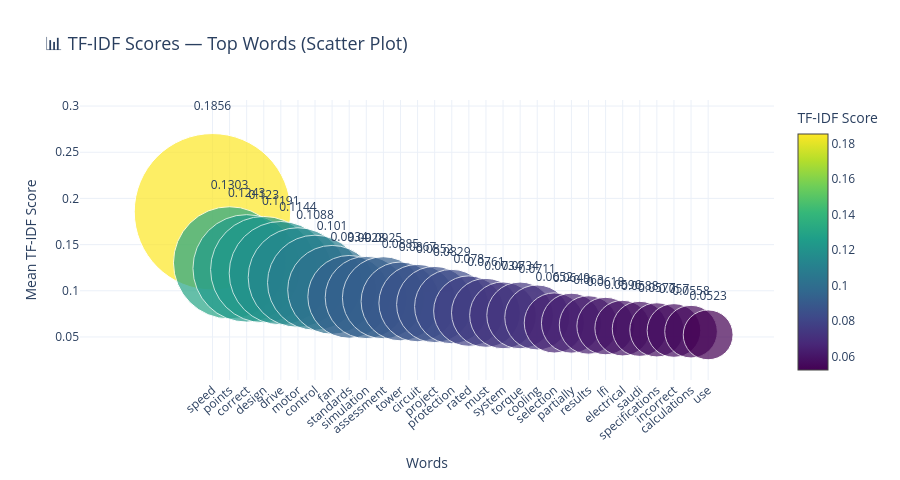
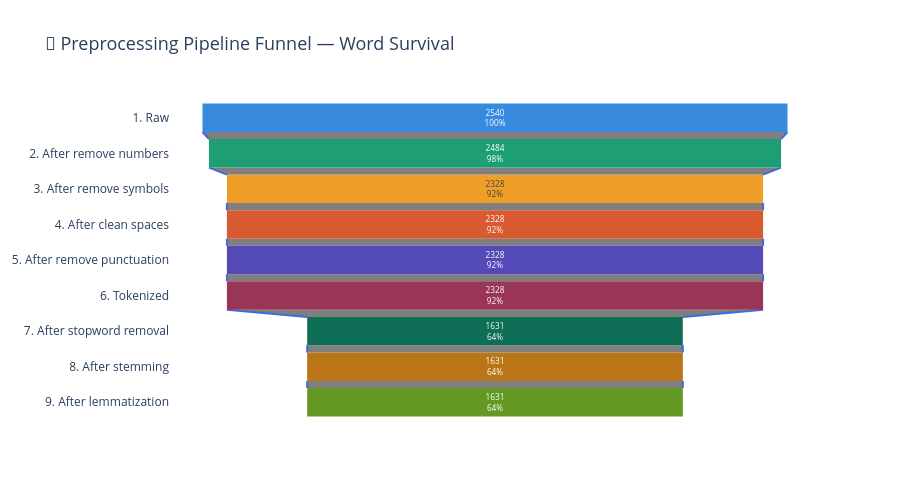
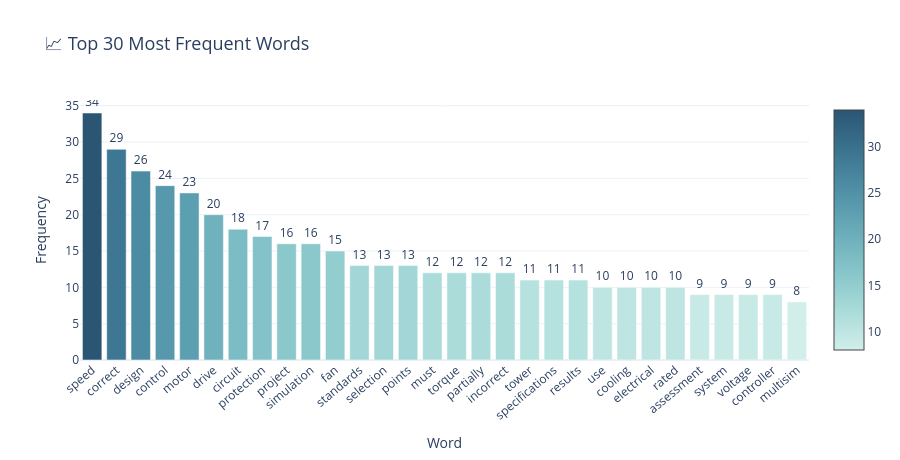
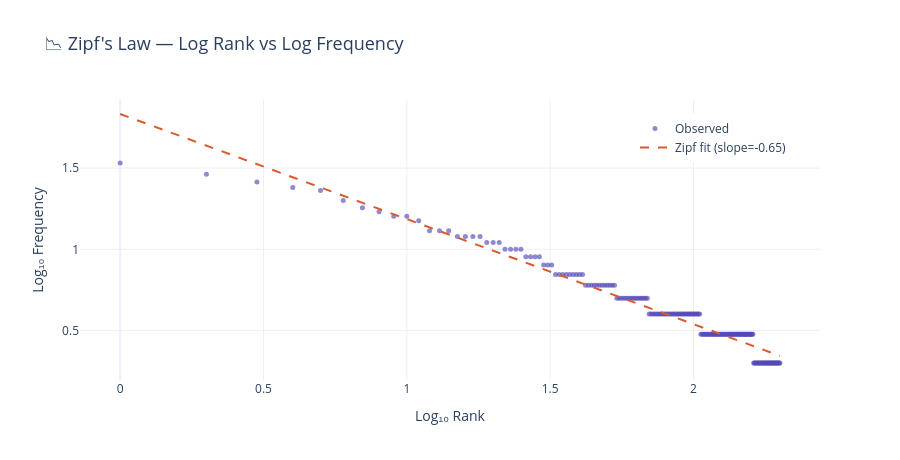

Write notebook code for charts like these, in order.
### Code cell
# ─────────────────────────────────────────────────────────────
#  CELL 11 — Q1(d) + ALL GRAPHS using Plotly only
#            (Required scatter + 6 extra graphs)
# ─────────────────────────────────────────────────────────────
print("\n" + "=" * 60)
print("Q1(d): ALL PLOTLY VISUALIZATIONS")
print("=" * 60)

COLORS = px.colors.qualitative.Vivid


# ── Graph 1 (REQUIRED): TF-IDF Scatter Plot ──────────────────
fig1 = go.Figure()
fig1.add_trace(go.Scatter(
    x=top_tfidf_df["word"],
    y=top_tfidf_df["tfidf_score"],
    mode="markers+text",
    text=top_tfidf_df["tfidf_score"].round(4),
    textposition="top center",
    marker=dict(
        size=top_tfidf_df["tfidf_score"] * 800 + 8,
        color=top_tfidf_df["tfidf_score"],
        colorscale="Viridis",
        showscale=True,
        colorbar=dict(title="TF-IDF Score"),
        line=dict(width=1, color="white")
    ),
    hovertemplate="<b>%{x}</b><br>TF-IDF: %{y:.5f}<extra></extra>"
))
fig1.update_layout(
    title=dict(text="📊 TF-IDF Scores — Top Words (Scatter Plot)", font_size=18),
    xaxis_title="Words",
    yaxis_title="Mean TF-IDF Score",
    xaxis_tickangle=-40,
    height=480,
    template="plotly_white",
)
fig1.show()
print("✅ Graph 1: TF-IDF Scatter — done")


# ── Graph 2: Preprocessing Funnel ────────────────────────────
funnel_labels  = list(stage_counts.keys())
funnel_values  = list(stage_counts.values())

fig2 = go.Figure(go.Funnel(
    y=funnel_labels,
    x=funnel_values,
    textinfo="value+percent initial",
    marker=dict(color=[
        "#378ADD","#1D9E75","#EF9F27","#D85A30",
        "#534AB7","#993556","#0F6E56","#BA7517","#639922"
    ][:len(funnel_labels)]),
    connector=dict(line=dict(color="royalblue", width=2))
))
fig2.update_layout(
    title=dict(text="🔽 Preprocessing Pipeline Funnel — Word Survival", font_size=18),
    height=500,
    template="plotly_white"
)
fig2.show()
print("✅ Graph 2: Preprocessing Funnel — done")


# ── Graph 3: Top Word Frequency Bar ──────────────────────────
top_freq = freq_df.head(TOP_N_WORDS)
fig3 = go.Figure(go.Bar(
    x=top_freq["word"],
    y=top_freq["frequency"],
    marker=dict(
        color=top_freq["frequency"],
        colorscale="Teal",
        showscale=True
    ),
    text=top_freq["frequency"],
    textposition="outside",
    hovertemplate="<b>%{x}</b><br>Frequency: %{y}<extra></extra>"
))
fig3.update_layout(
    title=dict(text=f"📈 Top {TOP_N_WORDS} Most Frequent Words", font_size=18),
    xaxis_title="Word",
    yaxis_title="Frequency",
    xaxis_tickangle=-40,
    height=460,
    template="plotly_white"
)
fig3.show()
print("✅ Graph 3: Word Frequency Bar — done")


# ── Graph 4: Zipf's Law Log-Log Scatter ──────────────────────
fig4 = go.Figure()
fig4.add_trace(go.Scatter(
    x=freq_df["log_rank"],
    y=freq_df["log_freq"],
    mode="markers",
    marker=dict(size=5, color="#534AB7", opacity=0.65),
    name="Observed",
    hovertemplate="Rank: %{customdata}<br>Freq: %{y:.2f}<extra></extra>",
    customdata=freq_df["rank"]
))
# ideal Zipf line
z = np.polyfit(freq_df["log_rank"], freq_df["log_freq"], 1)
p = np.poly1d(z)
fig4.add_trace(go.Scatter(
    x=freq_df["log_rank"],
    y=p(freq_df["log_rank"]),
    mode="lines",
    line=dict(color="#D85A30", width=2, dash="dash"),
    name=f"Zipf fit (slope={z[0]:.2f})"
))
fig4.update_layout(
    title=dict(text="📉 Zipf's Law — Log Rank vs Log Frequency", font_size=18),
    xaxis_title="Log₁₀ Rank",
    yaxis_title="Log₁₀ Frequency",
    height=460,
    template="plotly_white",
    legend=dict(x=0.75, y=0.95)
)
fig4.show()
print("✅ Graph 4: Zipf's Law — done")


# ── Graph 5: Top Bigrams Bar ──────────────────────────────────
fig5 = go.Figure(go.Bar(
    x=bigram_df["count"],
    y=bigram_df["bigram"],
    orientation="h",
    marker=dict(color=bigram_df["count"], colorscale="Sunset", showscale=True),
    text=bigram_df["count"],
    textposition="outside",
    hovertemplate="<b>%{y}</b><br>Count: %{x}<extra></extra>"
))
fig5.update_layout(
    title=dict(text="🔗 Top 20 Bigrams (Two-Word Phrases)", font_size=18),
    xaxis_title="Frequency",
    yaxis_title="Bigram",
    height=560,
    template="plotly_white",
    yaxis=dict(autorange="reversed")
)
fig5.show()
print("✅ Graph 5: Bigrams — done")


# ── Graph 6: TF-IDF Heatmap by chunk ─────────────────────────
top20_features = list(mean_tfidf.head(20).index)
heatmap_data   = tfidf_df[top20_features].head(min(20, len(tfidf_df)))

fig6 = go.Figure(go.Heatmap(
    z=heatmap_data.values.round(4),
    x=top20_features,
    y=heatmap_data.index.tolist(),
    colorscale="Plasma",
    hoverongaps=False,
    hovertemplate="Chunk: %{y}<br>Word: %{x}<br>TF-IDF: %{z:.4f}<extra></extra>"
))
fig6.update_layout(
    title=dict(text="🌡️ TF-IDF Heatmap — Words × Document Chunks", font_size=18),
    xaxis_title="Top Words",
    yaxis_title="Document Chunk",
    xaxis_tickangle=-35,
    height=520,
    template="plotly_white"
)
fig6.show()
print("✅ Graph 6: TF-IDF Heatmap — done")


# ── Graph 7: Stemming vs Lemmatization Grouped Bar ───────────
if len(stem_lemma_df) > 0:
    fig7 = go.Figure()
    fig7.add_trace(go.Bar(
        name="Original length",
        x=stem_lemma_df["original"],
        y=stem_lemma_df["orig_len"],
        marker_color="#378ADD",
        text=stem_lemma_df["original"],
        textposition="inside"
    ))
    fig7.add_trace(go.Bar(
        name="Stemmed length",
        x=stem_lemma_df["original"],
        y=stem_lemma_df["stem_len"],
        marker_color="#D85A30",
        text=stem_lemma_df["stemmed"],
        textposition="inside"
    ))
    fig7.add_trace(go.Bar(
        name="Lemmatized length",
        x=stem_lemma_df["original"],
        y=stem_lemma_df["lemma_len"],
        marker_color="#1D9E75",
        text=stem_lemma_df["lemmatized"],
        textposition="inside"
    ))
    fig7.update_layout(
        barmode="group",
        title=dict(text="⚖️ Stemming vs Lemmatization — Word Length Comparison", font_size=18),
        xaxis_title="Original Word",
        yaxis_title="Word Length (chars)",
        xaxis_tickangle=-35,
        height=480,
        template="plotly_white",
        legend=dict(x=0.75, y=0.95)
    )
    fig7.show()
    print("✅ Graph 7: Stemming vs Lemmatization — done")


# ── Graph 8: Stopword vs Content Word Sunburst ───────────────
pos_tags = nltk.pos_tag(valid_words[:500])
pos_map  = {"NN":"Noun","NNS":"Noun","NNP":"Proper Noun","NNPS":"Proper Noun",
            "VB":"Verb","VBD":"Verb","VBG":"Verb","VBN":"Verb","VBP":"Verb","VBZ":"Verb",
            "JJ":"Adjective","JJR":"Adjective","JJS":"Adjective",
            "RB":"Adverb","RBR":"Adverb","RBS":"Adverb"}
pos_counts = collections.Counter()
for _, tag in pos_tags:
    pos_counts[pos_map.get(tag, "Other")] += 1

sunburst_labels  = ["All Words",
                    "Stop Words", "Content Words"] + list(pos_counts.keys())
sunburst_parents = ["",
                    "All Words", "All Words"] + ["Content Words"] * len(pos_counts)
sunburst_values  = [len(tokens),
                    len(stop_words_found), len(valid_words)] + list(pos_counts.values())

fig8 = go.Figure(go.Sunburst(
    labels=sunburst_labels,
    parents=sunburst_parents,
    values=sunburst_values,
    branchvalues="total",
    hovertemplate="<b>%{label}</b><br>Count: %{value}<br>%{percentParent:.1%} of parent<extra></extra>",
    marker=dict(colors=[
        "#f0f0f0","#D85A30","#1D9E75",
        "#378ADD","#534AB7","#EF9F27","#993556","#0F6E56","#BA7517"
    ][:len(sunburst_labels)])
))
fig8.update_layout(
    title=dict(text="🌞 Word Composition Sunburst — Stopwords vs POS Categories", font_size=18),
    height=520,
    template="plotly_white"
)
fig8.show()
print("✅ Graph 8: Sunburst — done")


# ── Graph 9: One Hot Encoding Heatmap ────────────────────────
ohe_display = ohe_df.set_index("Word").head(25)
fig9 = go.Figure(go.Heatmap(
    z=ohe_display.values,
    x=ohe_display.columns.tolist(),
    y=ohe_display.index.tolist(),
    colorscale=[[0,"#f5f5f5"],[1,"#534AB7"]],
    showscale=False,
    hovertemplate="Word: %{y}<br>Vocab: %{x}<br>OHE: %{z}<extra></extra>"
))
fig9.update_layout(
    title=dict(text="🔢 One Hot Encoding Matrix (25 words × 30 vocab)", font_size=18),
    xaxis_title="Vocabulary",
    yaxis_title="Word",
    xaxis_tickangle=-45,
    height=540,
    template="plotly_white"
)
fig9.show()
print("✅ Graph 9: OHE Heatmap — done")


# ── Graph 10: Top Trigrams ────────────────────────────────────
fig10 = go.Figure(go.Bar(
    x=trigram_df["count"],
    y=trigram_df["trigram"],
    orientation="h",
    marker=dict(color=trigram_df["count"], colorscale="Tealgrn", showscale=True),
    text=trigram_df["count"],
    textposition="outside",
))
fig10.update_layout(
    title=dict(text="🔗 Top 15 Trigrams (Three-Word Phrases)", font_size=18),
    xaxis_title="Frequency",
    yaxis_title="Trigram",
    height=500,
    template="plotly_white",
    yaxis=dict(autorange="reversed")
)
fig10.show()
print("✅ Graph 10: Trigrams — done")

### Figure 1 — Plotly figure (JSON) as saved in the notebook; plotly's stock layout.template omitted (floating-point values rounded to 4 significant figures)
{"data": [{"hovertemplate": "<b>%{x}</b><br>TF-IDF: %{y:.5f}<extra></extra>", "marker": {"color": [0.1855, 0.1303, 0.1243, 0.123, 0.1191, 0.1144, 0.1088, 0.101, 0.09344, 0.09277, 0.0925, 0.08849, 0.08669, 0.08518, 0.08294, 0.07805, 0.07613, 0.07344, 0.07336, 0.07113, 0.06519, 0.06495, 0.06301, 0.06183, 0.05956, 0.05881, 0.0577, 0.05704, 0.05578, 0.0523], "colorbar": {"title": {"text": "TF-IDF Score"}}, "colorscale": [[0, "#440154"], [0.1111, "#482878"], [0.2222, "#3e4989"], [0.3333, "#31688e"], [0.4444, "#26828e"], [0.5556, "#1f9e89"], [0.6667, "#35b779"], [0.7778, "#6ece58"], [0.8889, "#b5de2b"], [1, "#fde725"]], "line": {"color": "white", "width": 1}, "showscale": true, "size": [156.4, 112.2, 107.4, 106.4, 103.3, 99.51, 95.02, 88.82, 82.75, 82.22, 82.0, 78.79, 77.35, 76.14, 74.35, 70.44, 68.9, 66.75, 66.69, 64.9, 60.15, 59.96, 58.41, 57.46, 55.65, 55.05, 54.16, 53.63, 52.62, 49.84]}, "mode": "markers+text", "text": [0.1856, 0.1303, 0.1243, 0.123, 0.1191, 0.1144, 0.1088, 0.101, 0.0934, 0.0928, 0.0925, 0.0885, 0.0867, 0.0852, 0.0829, 0.078, 0.0761, 0.0734, 0.0734, 0.0711, 0.0652, 0.0649, 0.063, 0.0618, 0.0596, 0.0588, 0.0577, 0.057, 0.0558, 0.0523], "textposition": "top center", "type": "scatter", "x": ["speed", "points", "correct", "design", "drive", "motor", "control", "fan", "standards", "simulation", "assessment", "tower", "circuit", "project", "protection", "rated", "must", "system", "torque", "cooling", "selection", "partially", "results", "lfi", "electrical", "saudi", "specifications", "incorrect", "calculations", "use"], "y": [0.1855, 0.1303, 0.1243, 0.123, 0.1191, 0.1144, 0.1088, 0.101, 0.09344, 0.09277, 0.0925, 0.08849, 0.08669, 0.08518, 0.08294, 0.07805, 0.07613, 0.07344, 0.07336, 0.07113, 0.06519, 0.06495, 0.06301, 0.06183, 0.05956, 0.05881, 0.0577, 0.05704, 0.05578, 0.0523]}], "layout": {"height": 480, "title": {"font": {"size": 18}, "text": "📊 TF-IDF Scores — Top Words (Scatter Plot)"}, "xaxis": {"tickangle": -40, "title": {"text": "Words"}}, "yaxis": {"title": {"text": "Mean TF-IDF Score"}}}}

### Figure 2 — Plotly figure (JSON) as saved in the notebook; plotly's stock layout.template omitted (floating-point values rounded to 4 significant figures)
{"data": [{"connector": {"line": {"color": "royalblue", "width": 2}}, "marker": {"color": ["#378ADD", "#1D9E75", "#EF9F27", "#D85A30", "#534AB7", "#993556", "#0F6E56", "#BA7517", "#639922"]}, "textinfo": "value+percent initial", "type": "funnel", "x": [2540, 2484, 2328, 2328, 2328, 2328, 1631, 1631, 1631], "y": ["1. Raw", "2. After remove numbers", "3. After remove symbols", "4. After clean spaces", "5. After remove punctuation", "6. Tokenized", "7. After stopword removal", "8. After stemming", "9. After lemmatization"]}], "layout": {"height": 500, "title": {"font": {"size": 18}, "text": "🔽 Preprocessing Pipeline Funnel — Word Survival"}}}

### Figure 3 — Plotly figure (JSON) as saved in the notebook; plotly's stock layout.template omitted (floating-point values rounded to 4 significant figures)
{"data": [{"hovertemplate": "<b>%{x}</b><br>Frequency: %{y}<extra></extra>", "marker": {"color": [34, 29, 26, 24, 23, 20, 18, 17, 16, 16, 15, 13, 13, 13, 12, 12, 12, 12, 11, 11, 11, 10, 10, 10, 10, 9, 9, 9, 9, 8], "colorscale": [[0, "rgb(209, 238, 234)"], [0.1667, "rgb(168, 219, 217)"], [0.3333, "rgb(133, 196, 201)"], [0.5, "rgb(104, 171, 184)"], [0.6667, "rgb(79, 144, 166)"], [0.8333, "rgb(59, 115, 143)"], [1, "rgb(42, 86, 116)"]], "showscale": true}, "text": [34.0, 29.0, 26.0, 24.0, 23.0, 20.0, 18.0, 17.0, 16.0, 16.0, 15.0, 13.0, 13.0, 13.0, 12.0, 12.0, 12.0, 12.0, 11.0, 11.0, 11.0, 10.0, 10.0, 10.0, 10.0, 9.0, 9.0, 9.0, 9.0, 8.0], "textposition": "outside", "type": "bar", "x": ["speed", "correct", "design", "control", "motor", "drive", "circuit", "protection", "project", "simulation", "fan", "standards", "selection", "points", "must", "torque", "partially", "incorrect", "tower", "specifications", "results", "use", "cooling", "electrical", "rated", "assessment", "system", "voltage", "controller", "multisim"], "y": [34, 29, 26, 24, 23, 20, 18, 17, 16, 16, 15, 13, 13, 13, 12, 12, 12, 12, 11, 11, 11, 10, 10, 10, 10, 9, 9, 9, 9, 8]}], "layout": {"height": 460, "title": {"font": {"size": 18}, "text": "📈 Top 30 Most Frequent Words"}, "xaxis": {"tickangle": -40, "title": {"text": "Word"}}, "yaxis": {"title": {"text": "Frequency"}}}}

### Figure 4 — Plotly figure (JSON) as saved in the notebook; plotly's stock layout.template omitted (floating-point values rounded to 4 significant figures; data arrays with more than 128 entries replaced by an {"elided": "..."} marker saying what was removed)
{"data": [{"customdata": {"elided": "200 int values"}, "hovertemplate": "Rank: %{customdata}<br>Freq: %{y:.2f}<extra></extra>", "marker": {"color": "#534AB7", "opacity": 0.65, "size": 5}, "mode": "markers", "name": "Observed", "type": "scatter", "x": {"elided": "200 float values"}, "y": {"elided": "200 float values"}}, {"line": {"color": "#D85A30", "dash": "dash", "width": 2}, "mode": "lines", "name": "Zipf fit (slope=-0.65)", "type": "scatter", "x": {"elided": "200 float values"}, "y": {"elided": "200 float values"}}], "layout": {"height": 460, "legend": {"x": 0.75, "y": 0.95}, "title": {"font": {"size": 18}, "text": "📉 Zipf's Law — Log Rank vs Log Frequency"}, "xaxis": {"title": {"text": "Log₁₀ Rank"}}, "yaxis": {"title": {"text": "Log₁₀ Frequency"}}}}
